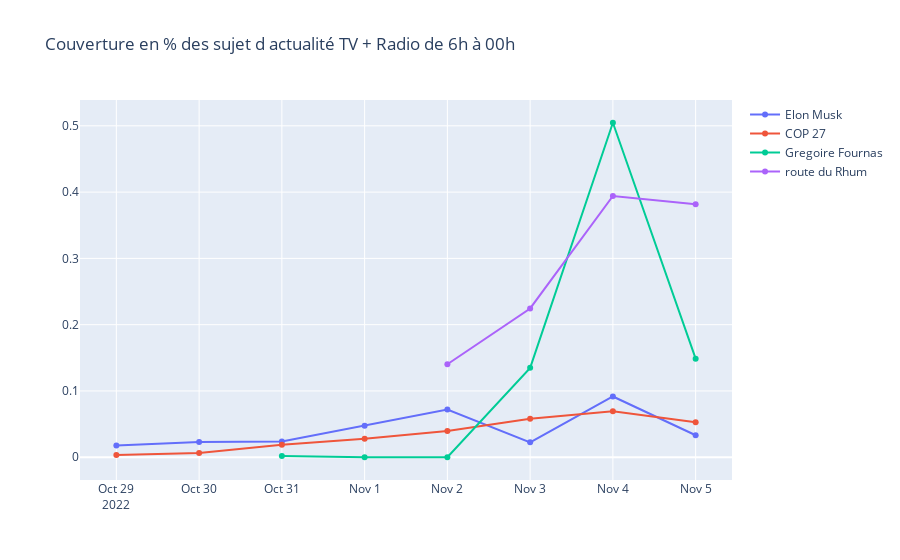

Notebook cell for this chart:
### Code cell
data_to_use = data_at_pick_hours_6_00[data_at_pick_hours_6_00.channel_name.isin(top_channels_radio+top_channels_tv)].copy()
data_percentage_elon = get_percentage_per_day(data_to_use[(data_to_use.keyword == 'elonmusk')])
data_percentage_cop27 = get_percentage_per_day(data_to_use[(data_to_use.keyword == 'cop27')])
data_percentage_routeduRhum = get_percentage_per_day(data_to_use[(data_to_use.keyword == 'routeduRhum')])
data_percentage_gregoirefournas = get_percentage_per_day(data_to_use[(data_to_use.keyword == 'gregoirefournas')])


fig = go.Figure()
fig.add_trace(go.Scatter(y=data_percentage_elon, x=data_percentage_elon.index, name='Elon Musk'))
fig.add_trace(go.Scatter(y=data_percentage_cop27, x=data_percentage_cop27.index, name='COP 27'))
fig.add_trace(go.Scatter(y=data_percentage_gregoirefournas, x=data_percentage_gregoirefournas.index, name='Gregoire Fournas'))
fig.add_trace(go.Scatter(y=data_percentage_routeduRhum, x=data_percentage_routeduRhum.index, name='route du Rhum'))
fig.update_layout(title='Couverture en % des sujet d actualité TV + Radio de 6h à 00h')
fig.show()

### Figure 1 — Plotly figure (JSON) as saved in the notebook; plotly's stock layout.template omitted (floating-point values rounded to 4 significant figures)
{"data": [{"name": "Elon Musk", "x": ["2022-10-29T00:00:00", "2022-10-30T00:00:00", "2022-10-31T00:00:00", "2022-11-01T00:00:00", "2022-11-02T00:00:00", "2022-11-03T00:00:00", "2022-11-04T00:00:00", "2022-11-05T00:00:00"], "y": [0.01777, 0.02291, 0.02385, 0.0477, 0.07202, 0.02245, 0.09166, 0.0332], "type": "scatter"}, {"name": "COP 27", "x": ["2022-10-29T00:00:00", "2022-10-30T00:00:00", "2022-10-31T00:00:00", "2022-11-01T00:00:00", "2022-11-02T00:00:00", "2022-11-03T00:00:00", "2022-11-04T00:00:00", "2022-11-05T00:00:00"], "y": [0.003561, 0.006529, 0.01899, 0.0279, 0.03977, 0.05817, 0.06944, 0.05283], "type": "scatter"}, {"name": "Gregoire Fournas", "x": ["2022-10-31T00:00:00", "2022-11-01T00:00:00", "2022-11-02T00:00:00", "2022-11-03T00:00:00", "2022-11-04T00:00:00", "2022-11-05T00:00:00"], "y": [0.001736, 0, 0, 0.1348, 0.5046, 0.1487], "type": "scatter"}, {"name": "route du Rhum", "x": ["2022-11-02T00:00:00", "2022-11-03T00:00:00", "2022-11-04T00:00:00", "2022-11-05T00:00:00"], "y": [0.1403, 0.2245, 0.3942, 0.3816], "type": "scatter"}], "layout": {"title": {"text": "Couverture en % des sujet d actualité TV + Radio de 6h à 00h"}}}
